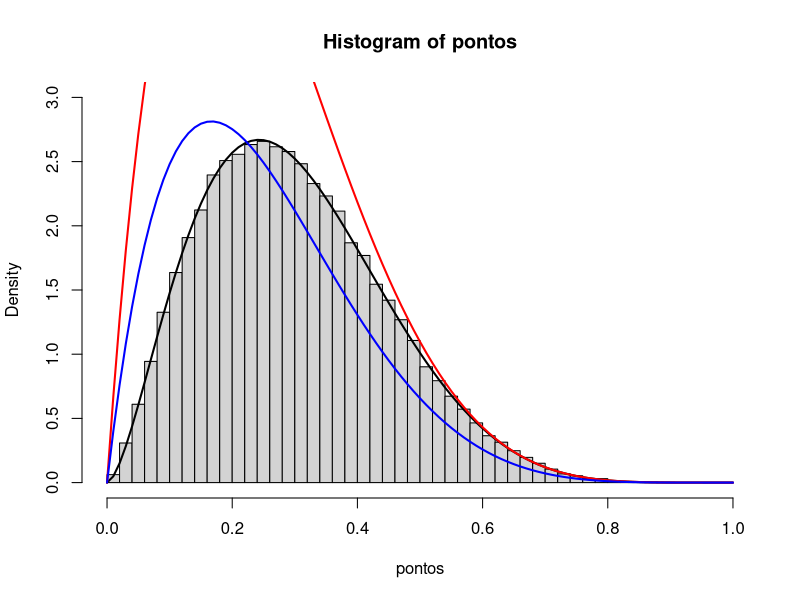
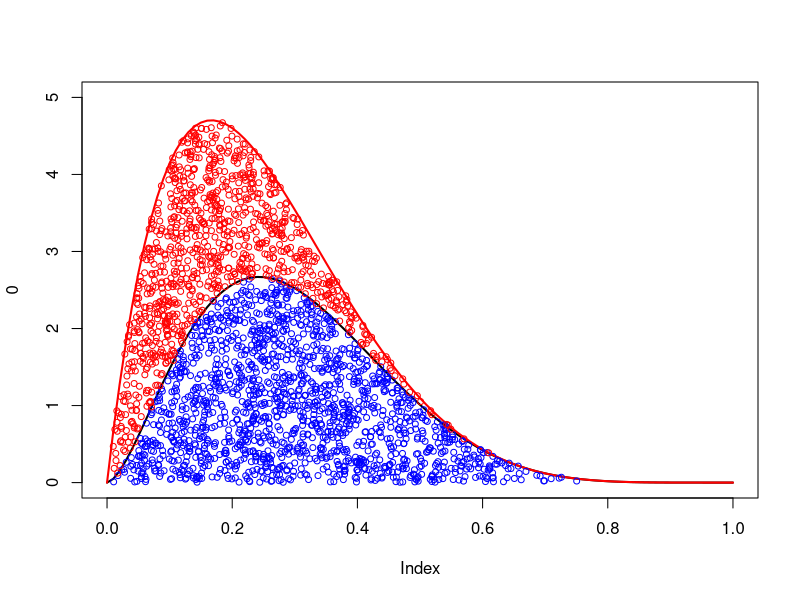

These charts were generated, in order, by the following R code:
aceitacaorejeicao <- function(M=1.3154,ponto,...)
{
  return(runif(1)<=dbeta(ponto,2.7,6.3)/(M*dbeta(ponto,2,6)))
}

beta <- function(x,alfa,beta) dbeta(x,shape1=alfa,shape2=beta)

razao <- function(x)
{
  beta(x,2.7,6.3)/beta(x,2,6)
}

Max <- optimize(f=razao,interval=c(0,1),maximum = T)

dummy <- F
Unif1 <- 0

pontos <- numeric(100000)

contador <- 0

for(i in 1:100000)
{
  dummy <- F
  while(!dummy)
  {
    ponto.random <- rbeta(1,shape1=2,shape2=6)
    dummy <- aceitacaorejeicao(M=Max$objective,ponto=ponto.random)
    contador <- contador + 1
  }
  pontos[i] <- ponto.random
}

print(paste("o codigo rodou",contador,"vezes"))

hist(pontos,freq=F,breaks=50,ylim=c(0,3),xlim=c(0,1))
curve(beta(x,2.7,6.3),from=0,to=1,add=T,lwd=2)
curve(Max$objective*beta(x,2,6),from=0,to=1,add=T,col="red",lwd=2)
curve(beta(x,2,6),from=0,to=1,add=T,col="blue",lwd=2)



Ngera <- 2500

Y <- rbeta(Ngera,shape1=2,shape2=6)

Mu <- Max$objective * runif(Ngera)

aceita <- Mu <= razao(Y)

x <- Y[aceita]

mean(aceita)

plot(0,type="n",xlim = c(0,1),ylim=c(0,5))
curve(beta(x,2.7,6.3),from=0,to=1,add=T,lwd=2)
curve(Max$objective*beta(x,2,6),from=0,to=1,add=T,col="red",lwd=2)

points(x=Y[aceita],y=Mu[aceita]*beta(Y[aceita],alfa=2,beta=6),col="blue",pch=21,cex=0.8)

points(x=Y[!aceita],y=Mu[!aceita]*beta(Y[!aceita],alfa=2,beta=6),col= "red",cex=0.8,pch=21)
